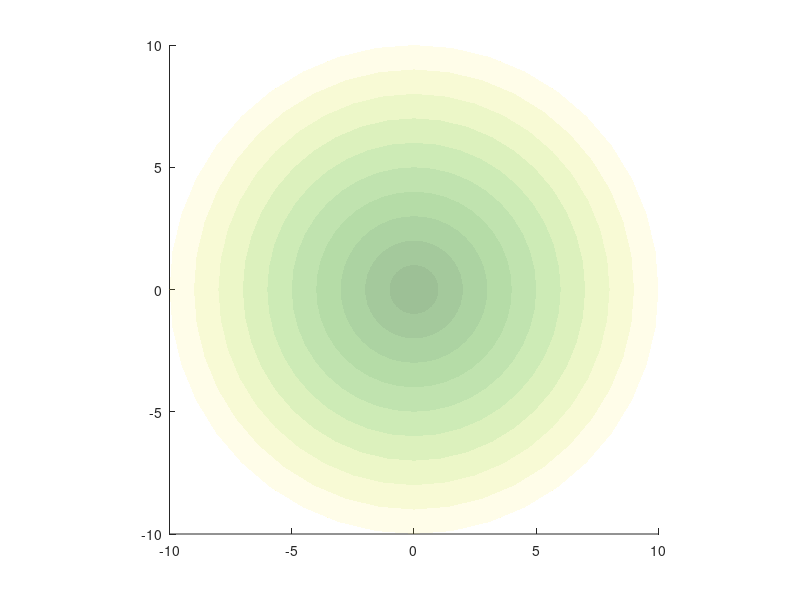

Write MATLAB code to recreate this figure. (Note: this script raises an error after producing the figure.)

dviz=0.05;

R_=[1:10];
figure(4000)
clf
hold on
for i=1:length(R_)
R=R_(i);

[ang1,ang2]=meshgrid((-1:dviz:1)*pi,(0:dviz:1)*pi);

X=R*cos(ang1).*sin(ang2);
Y=R*sin(ang1).*sin(ang2);
Z=R*cos(ang2);

color=R/10;
viz{i}=surf(X,Y,Z,'EdgeColor',[color,color,1-color]);%'%,'Color',[R/10,1-R/10,1]);

set(viz{i},'CData',color*ones(size(Z)));
set(viz{i},'FaceAlpha',0.1)
set(viz{i},'EdgeAlpha',0.2)
end
axis equal
axis([-10,10,-10,10,-10,10])

a=0:0.1:2*pi
plot3(3*a.*sin(a),3*a.*cos(a),a,'B-')

